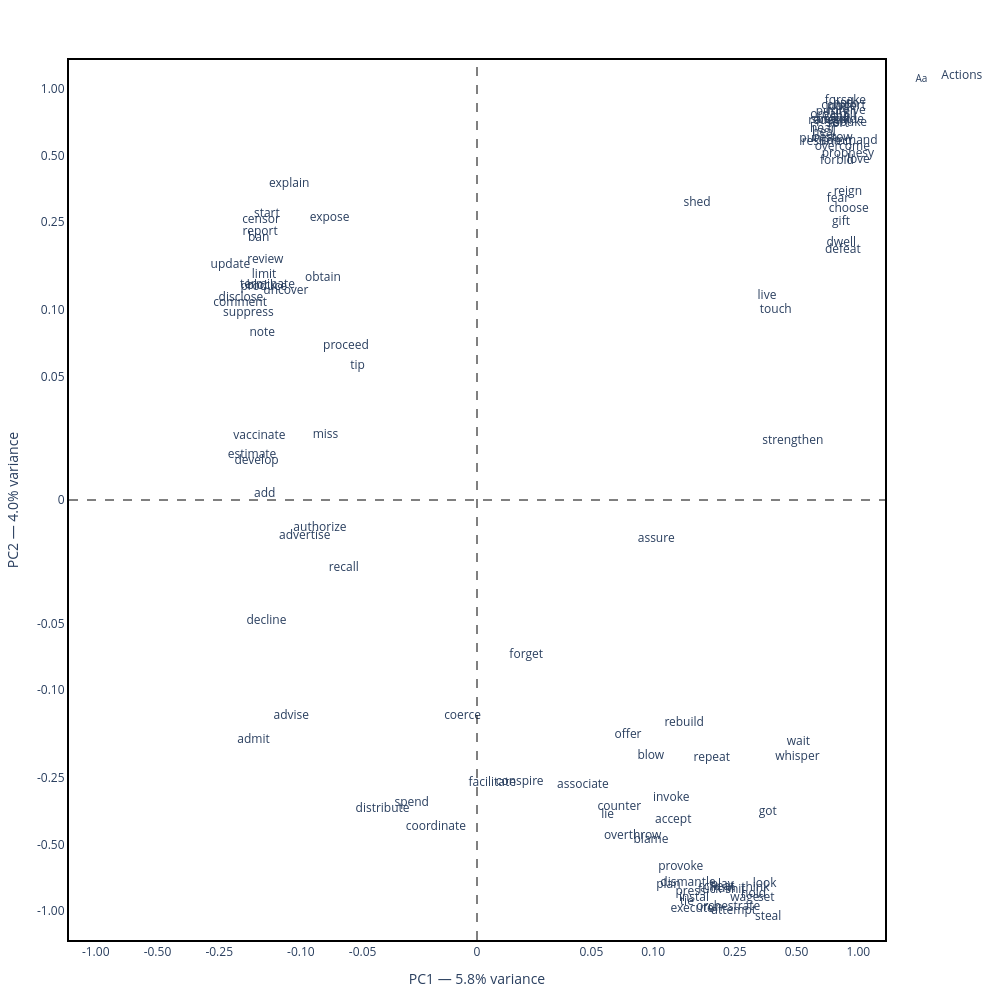

The notebook cell this image was saved under:
### Code cell
# OPTIONAL: Show plot with verbs only and verb loadings on PCA components (used to generate custom plot annotations)
pca, transformed, features, matrix, fig = visualize_pca_matrix(create_actor_action_matrix(en_actionrange, (
        'action', 'canonical', 'category'), category_actors=False,  filter_mask=filter_mask, normalize='rows'),
    n_components=2, actors=False, actions=True, scale_to_unit=True, logscale=True) # Detail: actors=False, actions=True

fig.update_layout(
    width=1000,
    height=1000, 
    showlegend=True,
    template="plotly_white",
    margin=dict(l=60, r=60, t=60, b=60)
)

fig.show()

analyze_pca_components(
    pca, # Fitted PCA object
    features, # List of column names
    scree=False, # Show scree plot
    axes_words=(True, 2), # Show words for top 3 components
)

### Figure 1 — Plotly figure (JSON) as saved in the notebook; plotly's stock layout.template omitted (floating-point values rounded to 4 significant figures; data arrays with more than 128 entries replaced by an {"elided": "..."} marker saying what was removed)
{"data": [{"hovertext": {"elided": "762 str values"}, "mode": "text", "name": "Actions", "showlegend": true, "text": {"elided": "762 str values"}, "textposition": "bottom center", "type": "scatter", "x": {"elided": "762 float values"}, "y": {"elided": "762 float values"}}], "layout": {"height": 1000, "hovermode": "closest", "legend": {"x": 1.02, "xanchor": "left", "y": 1, "yanchor": "top"}, "margin": {"b": 60, "l": 60, "r": 60, "t": 60}, "shapes": [{"line": {"color": "black", "dash": "dash", "width": 1}, "type": "line", "x0": -1.07, "x1": 1.07, "y0": 0, "y1": 0}, {"line": {"color": "black", "dash": "dash", "width": 1}, "type": "line", "x0": 0, "x1": 0, "y0": -1.07, "y1": 1.07}], "showlegend": true, "title": {"text": ""}, "width": 1000, "xaxis": {"linecolor": "black", "linewidth": 2, "mirror": true, "range": [-1.07, 1.07], "showgrid": false, "showline": true, "tickmode": "array", "ticktext": ["-1.00", "-0.50", "-0.25", "-0.10", "-0.05", "0", "0.05", "0.10", "0.25", "0.50", "1.00"], "tickvals": [-1.0, -0.838, -0.6761, -0.462, -0.3, 0, 0.3, 0.462, 0.6761, 0.838, 1.0], "title": {"text": "PC1 — 5.8% variance"}, "zeroline": false}, "yaxis": {"linecolor": "black", "linewidth": 2, "mirror": true, "range": [-1.07, 1.07], "showgrid": false, "showline": true, "tickmode": "array", "ticktext": ["-1.00", "-0.50", "-0.25", "-0.10", "-0.05", "0", "0.05", "0.10", "0.25", "0.50", "1.00"], "tickvals": [-1.0, -0.838, -0.6761, -0.462, -0.3, 0, 0.3, 0.462, 0.6761, 0.838, 1.0], "title": {"text": "PC2 — 4.0% variance"}, "zeroline": false}}}
